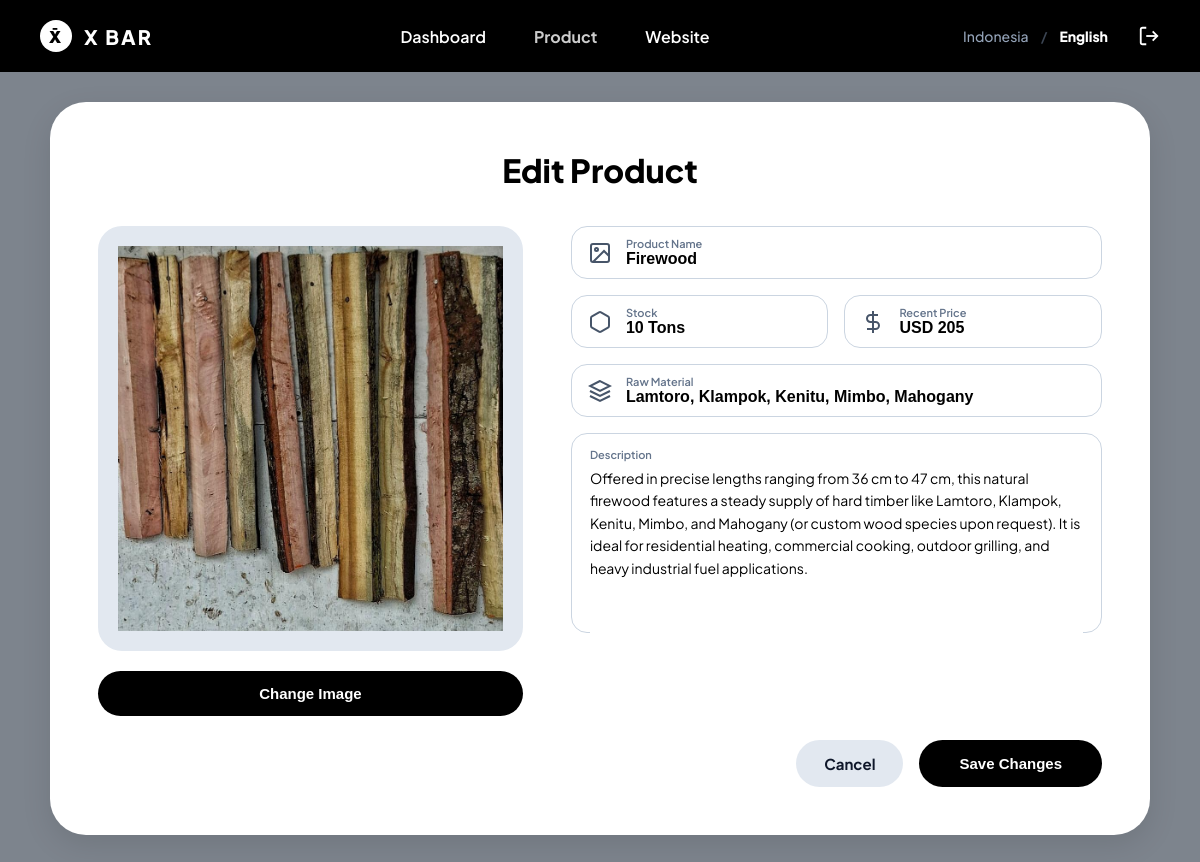
The app's page /admin/product_edit.php?id=3 (signed in) with its own data.
### tables this page shows
CREATE TABLE `products` (
  `id` int NOT NULL AUTO_INCREMENT,
  `name` varchar(150) NOT NULL,
  `slug` varchar(150) NOT NULL,
  `category` varchar(100) DEFAULT 'Charcoal',
  `recent_price` varchar(100) NOT NULL,
  `product_stock` varchar(100) NOT NULL,
  `description` text NOT NULL,
  `raw_material` varchar(255) DEFAULT NULL,
  `advantages` text,
  `application` text,
  `image` varchar(255) NOT NULL,
  `sales_tons` int DEFAULT '0',
  `sort_order` int DEFAULT '0',
  `created_at` timestamp NULL DEFAULT CURRENT_TIMESTAMP,
  `updated_at` timestamp NULL DEFAULT CURRENT_TIMESTAMP ON UPDATE CURRENT_TIMESTAMP,
  PRIMARY KEY (`id`),
  UNIQUE KEY `slug` (`slug`)
);

### admin/product_edit.php (the view, shortened to what this page needs)
<?php
require_once __DIR__ . '/../config/database.php';
$id = isset($_GET['id']) ? intval($_GET['id']) : 0;
$stmt = $pdo->prepare("SELECT * FROM products WHERE id = :id");
$stmt->execute([':id' => $id]);
$product = $stmt->fetch();
$currentImg = $product['image'] ?? $product['image_path'] ?? 'assets/images/mix-charcoal.jpg';
if (!file_exists(__DIR__ . '/../' . $currentImg) && !file_exists(__DIR__ . '/../assets/images/' . basename($currentImg))) {
    $imgSrc = '../assets/images/mix-charcoal.jpg';
} else {
    $imgSrc = '../' . htmlspecialchars($currentImg);
}
?>
<!DOCTYPE html>
<html lang="en">
<head>
    <link rel="stylesheet" href="../assets/css/admin.css">
</head>
<body>
    <header class="admin-navbar">
        <div class="admin-nav-left">
            <a href="index.php" class="admin-brand">
                <span class="auth-logo" style="width:32px;height:32px;font-size:16px;margin:0;">X̄</span>
                <span>X BAR</span>
            </a>
        </div>
        <ul class="admin-nav-links">
            <li><a href="index.php" data-en="Dashboard" data-id="Dashboard">Dashboard</a></li>
            <li><a href="products.php" class="active" data-en="Product" data-id="Produk">Product</a></li>
            <li><a href="website.php" data-en="Website" data-id="Website">Website</a></li>
        </ul>
        <div class="admin-nav-right">
            <div class="admin-lang lang-switch">
                <span class="lang-item" data-lang="id">Indonesia</span>
                <span class="lang-sep">/</span>
                <span class="lang-item active" data-lang="en">English</span>
            </div>
            <a href="logout.php" class="admin-logout-btn" title="Logout">
                <svg width="22" height="22" viewBox="0 0 24 24" fill="none" stroke="currentColor" stroke-width="2">
                    <path d="M9 21H5a2 2 0 0 1-2-2V5a2 2 0 0 1 2-2h4"></path>
                    <polyline points="16 17 21 12 16 7"></polyline>
                    <line x1="21" y1="12" x2="9" y2="12"></line>
                </svg>
            </a>
        </div>
    </header>
    <main class="form-card-container">
        <h1 class="form-page-title" data-en="Edit Product" data-id="Edit Produk">Edit Product</h1>
        <form action="product_edit.php?id=<?= $id ?>" method="POST" enctype="multipart/form-data">
            <div class="prod-form-grid">
                <div class="prod-upload-col">
                    <div class="prod-img-preview-box">
                        <img src="<?= $imgSrc ?>" alt="<?= htmlspecialchars($product['name']) ?>" id="imagePreviewImg">
                    </div>
                    <button type="button" id="btnTriggerUpload" class="btn-change-image" data-en="Change Image" data-id="Ganti Gambar">Change Image</button>
                </div>
                <div class="prod-fields-col">
                    <div class="admin-input-card">
                        <svg viewBox="0 0 24 24" fill="none" stroke="currentColor" stroke-width="2">
                            <rect x="3" y="3" width="18" height="18" rx="2" ry="2"></rect>
                            <circle cx="8.5" cy="8.5" r="1.5"></circle>
                            <polyline points="21 15 16 10 5 21"></polyline>
                        </svg>
                        <div class="input-card-inner">
                            <label class="input-card-label" data-en="Product Name" data-id="Nama Produk">Product Name</label>
                            <input type="text" name="name" value="<?= htmlspecialchars($product['name']) ?>" required>
                        </div>
                    </div>
                    <div class="admin-inputs-row-2">
                        <div class="admin-input-card">
                            <svg viewBox="0 0 24 24" fill="none" stroke="currentColor" stroke-width="2">
                                <path d="M21 16V8a2 2 0 0 0-1-1.73l-7-4a2 2 0 0 0-2 0l-7 4A2 2 0 0 0 3 8v8a2 2 0 0 0 1 1.73l7 4a2 2 0 0 0 2 0l7-4A2 2 0 0 0 21 16z"></path>
                            </svg>
                            <div class="input-card-inner">
                                <label class="input-card-label" data-en="Stock" data-id="Stok">Stock</label>
                                <input type="text" name="stock" value="<?= htmlspecialchars($product['product_stock'] ?? $product['stock'] ?? '') ?>" placeholder="e.g. 5,000 kg" data-en="e.g. 5,000 kg" data-id="Contoh: 5.000 kg" required>
                            </div>
                        </div>
                        <div class="admin-input-card">
                            <svg viewBox="0 0 24 24" fill="none" stroke="currentColor" stroke-width="2">
                                <line x1="12" y1="1" x2="12" y2="23"></line>
                                <path d="M17 5H9.5a3.5 3.5 0 0 0 0 7h5a3.5 3.5 0 0 1 0 7H6"></path>
                            </svg>
                            <div class="input-card-inner">
                                <label class="input-card-label" data-en="Recent Price" data-id="Harga Terbaru">Recent Price</label>
                                <input type="text" name="recent_price" value="<?= htmlspecialchars($product['recent_price'] ?? $product['price']) ?>" placeholder="e.g. Rp 12.000 / kg" data-en="e.g. Rp 12.000 / kg" data-id="Contoh: Rp 12.000 / kg" required>
                            </div>
                        </div>
                    </div>
                    <div class="admin-input-card">
                        <svg viewBox="0 0 24 24" fill="none" stroke="currentColor" stroke-width="2">
                            <path d="M12 2L2 7l10 5 10-5-10-5z"></path>
                            <path d="M2 17l10 5 10-5"></path>
                            <path d="M2 12l10 5 10-5"></path>
                        </svg>
                        <div class="input-card-inner">
                            <label class="input-card-label" data-en="Raw Material" data-id="Bahan Baku">Raw Material</label>
                            <input type="text" name="raw_material" value="<?= htmlspecialchars($product['raw_material']) ?>" placeholder="e.g. 100% Kayu Asam Jawa Murni" data-en="e.g. 100% Kayu Asam Jawa Murni" data-id="Contoh: 100% Kayu Asam Jawa Murni">
                        </div>
                    </div>
                    <div class="admin-textarea-card">
                        <label class="input-card-label" style="display:block;margin-bottom:6px;" data-en="Description" data-id="Deskripsi Produk">Description</label>
                        <textarea name="description" placeholder="Enter detailed product description and specifications..." data-en="Enter detailed product description and specifications..." data-id="Masukkan deskripsi detail produk dan spesifikasi..."><?= htmlspecialchars($product['description']) ?></textarea>
                    </div>
                </div>
            </div>
            <div class="form-bottom-actions" style="gap:16px;">
                <a href="products.php" class="btn-change-image" style="background:#e2e8f0;color:#0f172a;text-decoration:none;display:inline-block;width:auto;padding:14px 28px;" data-en="Cancel" data-id="Batal">Cancel</a>
                <button type="submit" class="btn-save-changes" data-en="Save Changes" data-id="Simpan Perubahan">Save Changes</button>
            </div>
        </form>
    </main>
</body>
</html>

### assets/css/admin.css (style rules this page uses)
:root { --font-admin: 'Plus Jakarta Sans', 'Inter', -apple-system, sans-serif; --bg-admin-dark: #090a0d; --bg-admin-gray: #7d848d; --bg-card: #ffffff; --text-dark: #000000; --text-muted: #64748b; --btn-black: #000000; --btn-danger: #fca5a5; --btn-danger-text: #ef4444; --border-radius-pill: 9999px; --border-radius-card: 28px; }
* { margin: 0; padding: 0; box-sizing: border-box; }
body { font-family: var(--font-admin); background-color: var(--bg-admin-gray); color: #000000; min-height: 100vh; }
.admin-navbar { background-color: #000000; color: #ffffff; height: 72px; display: flex; align-items: center; justify-content: space-between; padding: 0 40px; }
.admin-nav-left { display: flex; align-items: center; gap: 12px; }
.admin-brand { display: flex; align-items: center; gap: 12px; font-size: 20px; font-weight: 800; letter-spacing: 2px; color: #ffffff; text-decoration: none; }
.admin-nav-links { display: flex; align-items: center; gap: 48px; list-style: none; margin: 0 auto; }
.admin-nav-links a { font-size: 16px; font-weight: 600; color: #ffffff; text-decoration: none; transition: opacity 0.2s; }
.admin-nav-links a:hover, .admin-nav-links a.active { opacity: 0.8; font-weight: 700; }
.admin-nav-right { display: flex; align-items: center; gap: 24px; }
.admin-lang { display: flex; align-items: center; gap: 6px; font-size: 14px; font-weight: 600; color: #cbd5e1; }
.admin-lang .lang-item, .auth-lang-switch .lang-item { cursor: pointer; transition: all 0.2s ease; user-select: none; padding: 2px 6px; border-radius: 6px; }
.admin-lang .lang-item { color: #94a3b8; font-weight: 500; }
.admin-lang .lang-item.active { color: #ffffff; font-weight: 800; }
.admin-lang .lang-sep, .auth-lang-switch .lang-sep { color: #64748b; opacity: 0.6; }
.admin-logout-btn { color: #ffffff; display: flex; align-items: center; font-size: 20px; transition: transform 0.2s; }
.auth-logo { width: 72px; height: 72px; border-radius: 50%; background: #ffffff; color: #000000; display: flex; align-items: center; justify-content: center; margin: 0 auto 20px; font-size: 32px; font-weight: 900; box-shadow: 0 4px 14px rgba(0,0,0,0.15); }
.form-card-container { max-width: 1100px; margin: 30px auto; background: #ffffff; border-radius: 36px; padding: 48px; box-shadow: 0 10px 30px rgba(0,0,0,0.1); }
.form-page-title { text-align: center; font-size: 32px; font-weight: 800; margin-bottom: 36px; }
.prod-form-grid { display: grid; grid-template-columns: 1fr 1.25fr; gap: 48px; }
.prod-upload-col { display: flex; flex-direction: column; align-items: center; }
.prod-img-preview-box { width: 100%; aspect-ratio: 1 / 1; border-radius: 24px; overflow: hidden; background: #e2e8f0; margin-bottom: 20px; display: flex; flex-direction: column; align-items: center; justify-content: center; text-align: center; padding: 20px; position: relative; }
.prod-img-preview-box img { width: 100%; height: 100%; object-fit: cover; }
.btn-change-image { width: 100%; padding: 14px; border-radius: var(--border-radius-pill); background: #000000; color: #ffffff; font-size: 15px; font-weight: 700; border: none; cursor: pointer; text-align: center; }
.prod-fields-col { display: flex; flex-direction: column; gap: 16px; }
.admin-input-card { border: 1.5px solid #cbd5e1; border-radius: 16px; padding: 10px 16px; display: flex; align-items: center; gap: 14px; }
.admin-input-card svg { width: 24px; height: 24px; stroke: #475569; }
.input-card-inner { flex: 1; display: flex; flex-direction: column; }
.input-card-label { font-size: 11px; color: #64748b; font-weight: 600; }
.admin-input-card input { border: none; outline: none; font-size: 16px; font-weight: 700; color: #000000; width: 100%; }
.admin-inputs-row-2 { display: grid; grid-template-columns: 1fr 1fr; gap: 16px; }
.admin-textarea-card { border: 1.5px solid #cbd5e1; border-radius: 16px; padding: 14px 18px; height: 200px; }
.admin-textarea-card textarea { width: 100%; height: 100%; border: none; outline: none; resize: none; font-size: 14px; line-height: 1.6; color: #000000; font-family: inherit; }
.form-bottom-actions { display: flex; justify-content: flex-end; margin-top: 24px; }
.btn-save-changes { padding: 14px 40px; border-radius: var(--border-radius-pill); background: #000000; color: #ffffff; font-size: 15px; font-weight: 700; border: none; cursor: pointer; transition: all 0.2s; }

### records on screen
products: image (picture), name "Firewood", stock "10 Tons", recent_price "USD 205", raw_material "Lamtoro, Klampok, Kenitu, Mimbo, Mahogany", description "Offered in precise lengths ranging from 36 cm to 47 cm, this natural firewood features a steady supply of hard timber like Lamtoro, Klampok, Kenitu, Mimbo, and Mahogany (or custom wood species upon request). It is ideal for residential heating, commercial cooking, outdoor grilling, and heavy industrial fuel applications."
